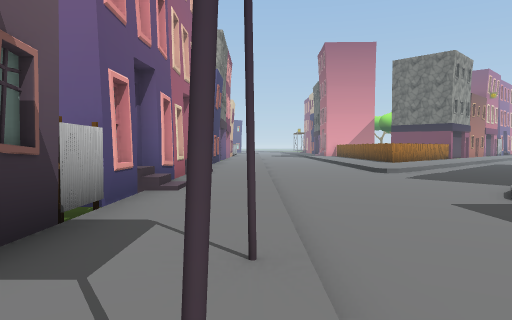
View 1 (above)

18 first-person views from a walk through a scene from a Unity 3-D project. The camera is 1.4 m above the floor, tilts 2° down and sees 70° across. The floor is counted in squares, 2 m on a side. Each view is taken from the middle of a square. On the plan, view 1 faces up. The plan holds only what a view shows up to about 11 squares ahead; the rest is blank. The place goes on beyond the plan. The player is left out. Some surface patterns are stand-ins.

View 2
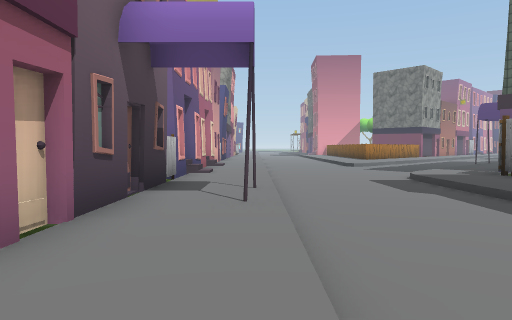

View 3
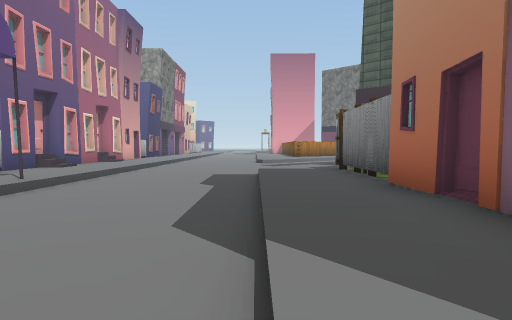

View 4
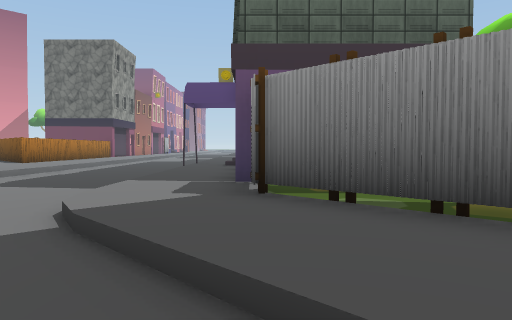

View 5
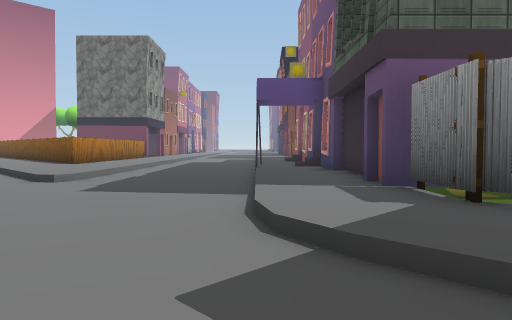

View 6
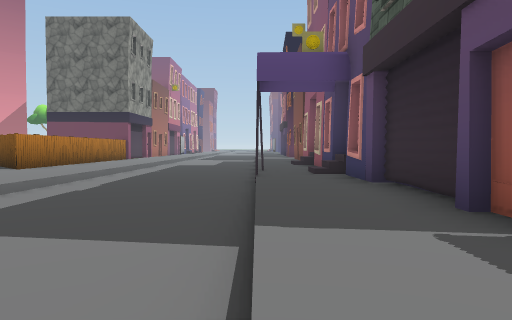

View 7
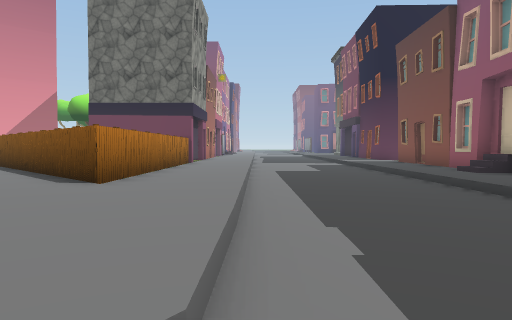

View 8
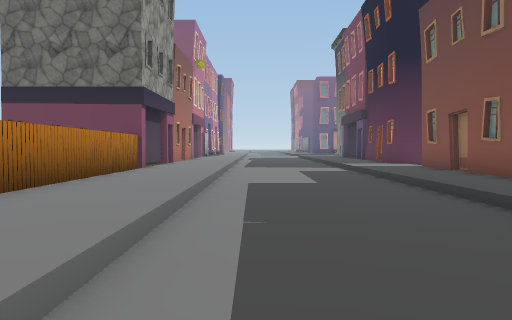

View 9
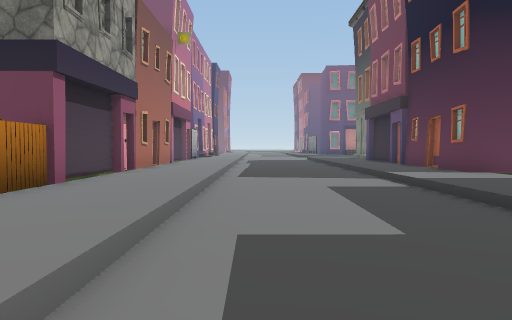

View 10
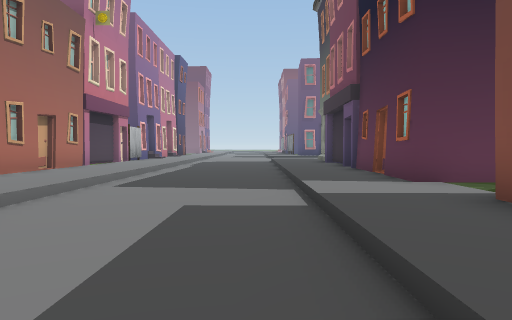

View 11
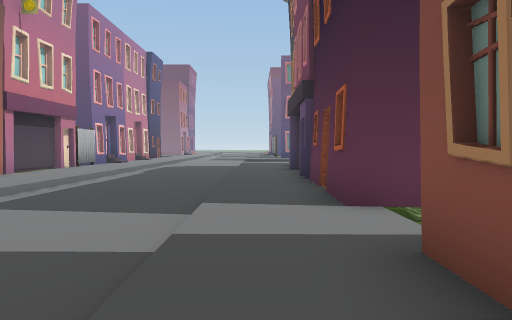

View 12
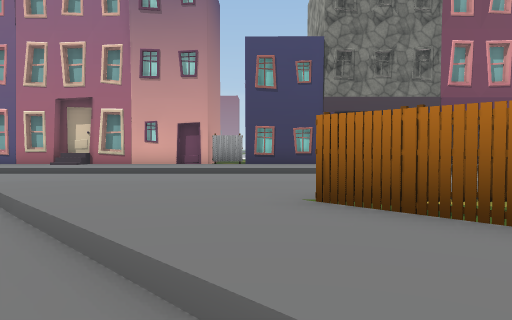

View 13
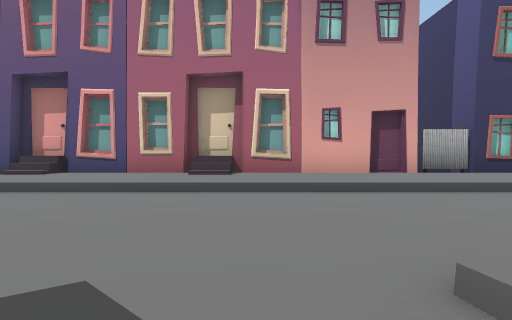

View 14
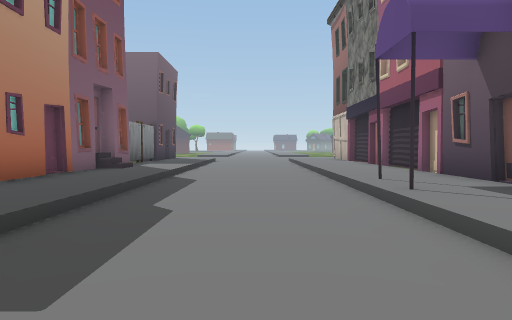

View 15
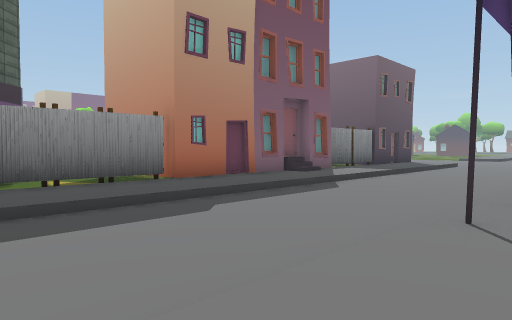

View 16
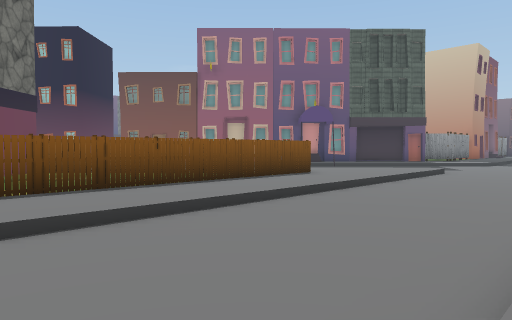

View 17
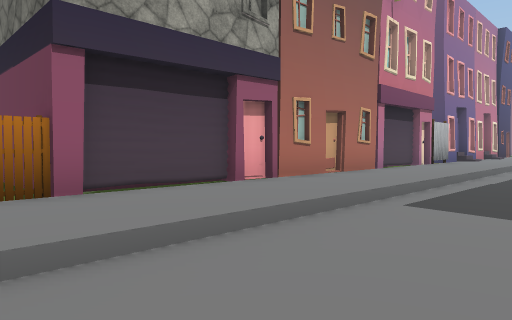

View 18
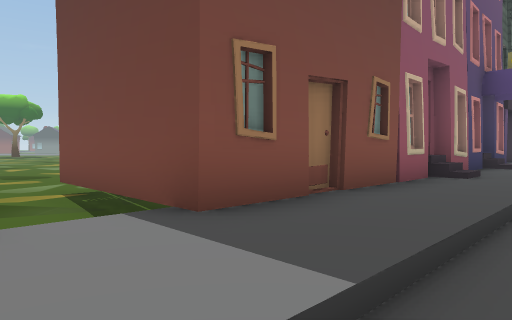

### Floor plan
Key: @ floor where view 1 was taken; # wall or solid block; x gap in a wall; . main floor; : floor 0.25 m higher than the main floor; + floor 1 m higher than the main floor; / step, stairs or slope; ^ raised ledge; O other object.
Columns run from 5 left of view 1 to 21 right of it. Each row starts with its distance up from view 1.
 29                       ##
 28                      ##/::
 27                     ##/::/
 26                    ##/::/.
 25      : ..         ##/::/...
 24       .../:O   ####/::/....
 23      :.../:O  ..##/::/..../
 22      :.../:O  ..O#::/..../:
 21       .../:O   OO::/..../:#
 20       .../:O  OO::/..../::#
 19       .../:O OO::/..../::##
 18      :.../:OOO::/..../::##
 17    # :.../:OO::/..../://.#
 16 ####::.../::::/..../::##..
 15    #::.../:::/..../::####..
 14    #::.../::/....//:##  ##.
 13    #::.../:/....///##    ..
 12    #::...//....//:##
 11    #::........O:/##
 10   ^/::......./::#
  9    #::....../::#
  8    #::...../::##
  7   ##::..../::##
  6   #+::.../::##
  5   ##::.../:##
  4    #::.../:#..
  3    #::.../:#....
  2    #:O.../:x....
  1    #::.../:##
  0    #:@.../:#
 -1    #::.../:#
 -2    #::.../:##
 -3    #::...///#
 -4    # :.../ ##

Positions as (right, up) in squares from view 1, and headings:
1: (0, 0), facing up
2: (0, -4), facing up
3: (4, -4), facing up
4: (3, 2), facing up-right
5: (2, 4), facing up-right
6: (4, 6), facing up-right
7: (4, 11), facing up-right
8: (7, 13), facing up-right
9: (10, 16), facing up-right
10: (13, 16), facing up-right
11: (15, 16), facing up-right
12: (10, 16), facing left
13: (6, 11), facing left
14: (2, 7), facing down
15: (-1, 6), facing down-right
16: (0, 25), facing down-right
17: (14, 18), facing up
18: (17, 20), facing down
